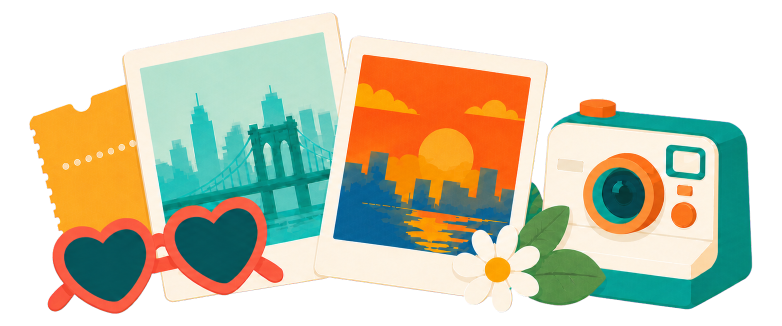
#> input picture assets/illustrations/journal-memory-divider.png, 1563 x 652 px, given in place of completed-stamp-reference.png, which was not available (shown at 1/2 size)
$ python build_completed_stamp.py
#> lines starting #> are read from the running program, lines starting #| are printed output that depends on the picture; pictures that were not available may be replaced by others from this repository, and a replacement may not be noted
from pathlib import Path

from PIL import Image


ILLUSTRATIONS = Path(__file__).resolve().parents[1]
SOURCE = ILLUSTRATIONS / "overlays/sources/completed-stamp-reference.png"
OUTPUT = ILLUSTRATIONS / "overlays/completed-stamp.png"
MOBILE_OUTPUT = ILLUSTRATIONS / "overlays/completed-stamp-256.png"


def remove_white(image):
    image = image.convert("RGBA")
#> image is the input picture: PIL image 1563x652 RGBA; mean R, G, B, A 107.3, 107, 84.6, 158.8
    output = Image.new("RGBA", image.size)
#> output: PIL image 1563x652 RGBA; every value is 0
    source, destination = image.load(), output.load()
    for y in range(image.height):
        for x in range(image.width):
            r, g, b, _ = source[x, y]
            distance = max(255 - r, 255 - g, 255 - b)
            t = max(0.0, min(1.0, (distance - 10.0) / 52.0))
            alpha = t * t * (3.0 - 2.0 * t)
            if alpha <= 0.002:
                continue
            rgb = tuple(max(0, min(255, round((value - (1 - alpha) * 255) / alpha)))
                        for value in (r, g, b))
            destination[x, y] = rgb + (round(255 * alpha),)
    return output


stamp = remove_white(Image.open(SOURCE))
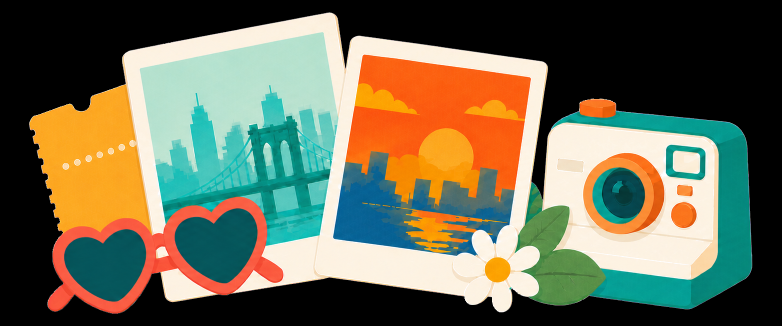
#> stamp: PIL image 1563x652 RGBA (shown at 1/2 size); mean R, G, B, A 104.9, 100.1, 71.1, 225.1; transparent parts drawn white
stamp = stamp.crop(stamp.getchannel("A").getbbox())
stamp = stamp.rotate(45, resample=Image.Resampling.BICUBIC, expand=True)
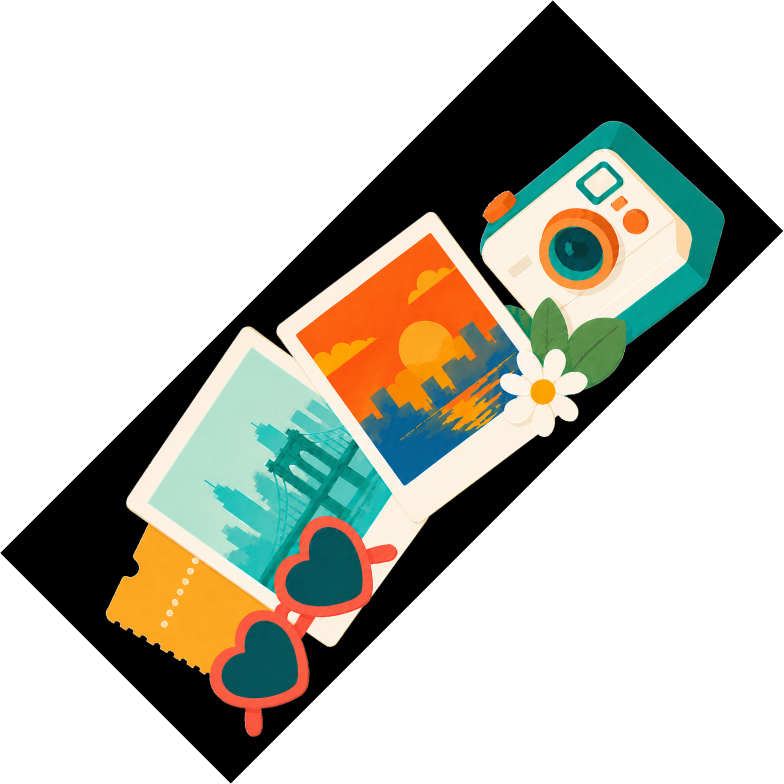
#> stamp: PIL image 1567x1568 RGBA (shown at 1/2 size); mean R, G, B, A 43.5, 41.6, 29.6, 93.3; transparent parts drawn white
stamp = stamp.crop(stamp.getchannel("A").getbbox())
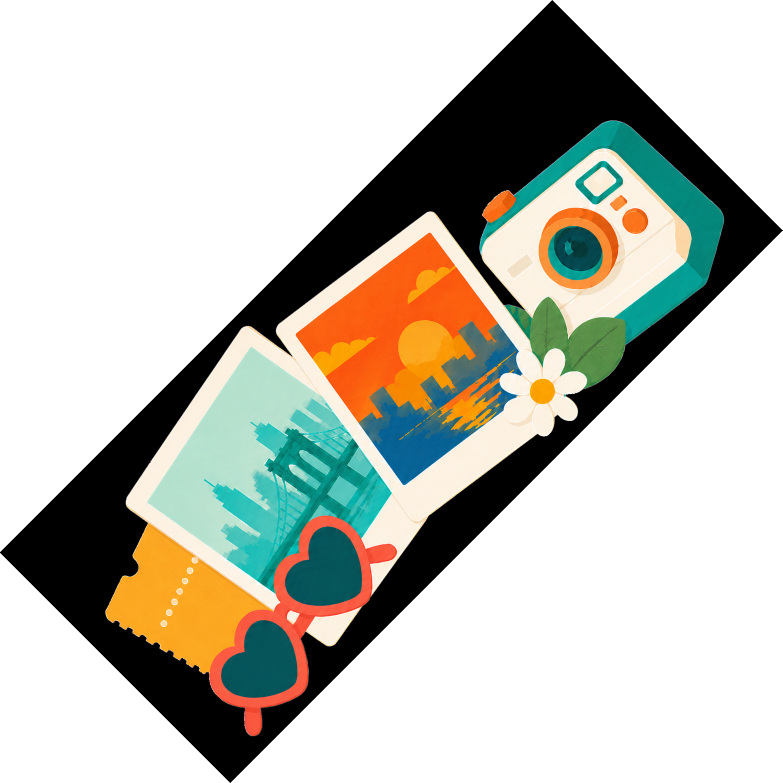
#> stamp: PIL image 1565x1566 RGBA (shown at 1/2 size); mean R, G, B, A 43.6, 41.7, 29.7, 93.5; transparent parts drawn white

canvas_size = 1024
target = round(canvas_size * 0.88)
scale = target / max(stamp.size)
#> scale = 0.575
size = tuple(round(value * scale) for value in stamp.size)
#> size = (900, 901)
stamp = stamp.resize(size, Image.Resampling.LANCZOS)
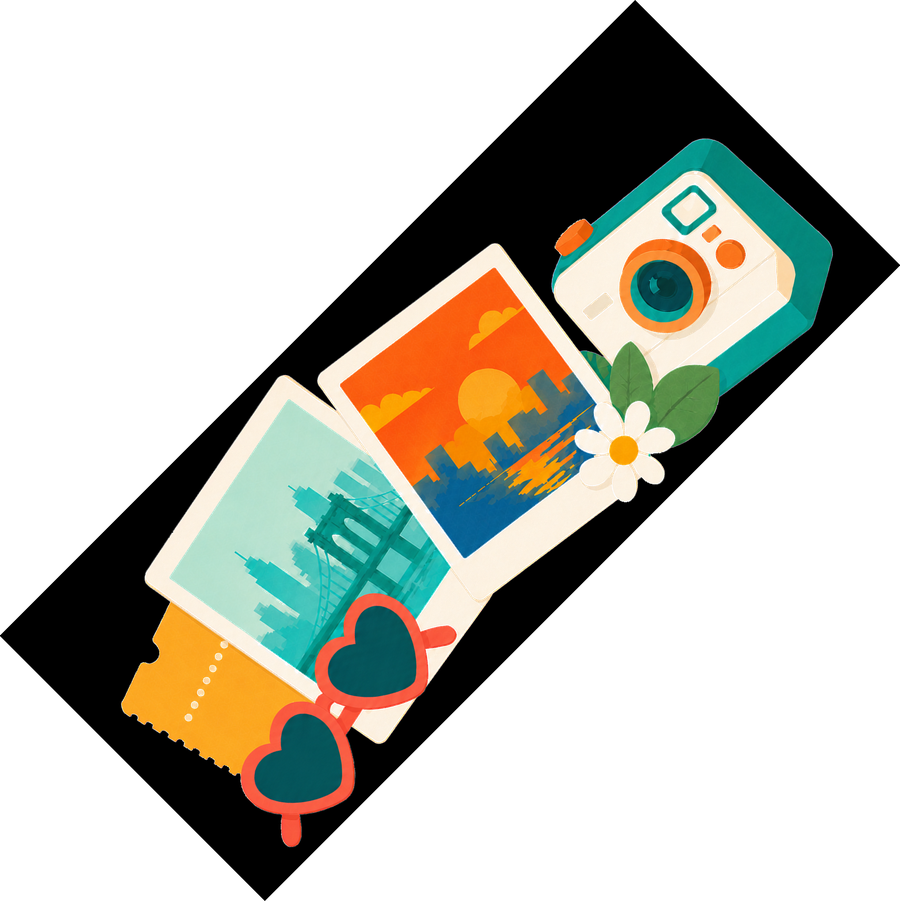
#> stamp: PIL image 900x901 RGBA; mean R, G, B, A 43.9, 42, 30, 93.5; transparent parts drawn white
canvas = Image.new("RGBA", (canvas_size, canvas_size))
#> canvas: PIL image 1024x1024 RGBA; every value is 0
canvas.alpha_composite(stamp, ((canvas_size - size[0]) // 2, (canvas_size - size[1]) // 2))
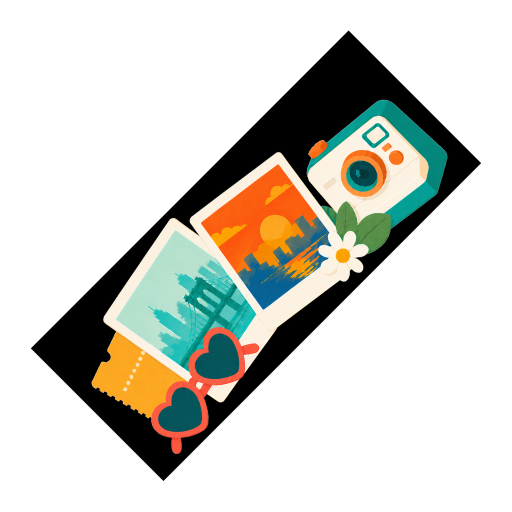
#> canvas: PIL image 1024x1024 RGBA (shown at 1/2 size); mean R, G, B, A 34, 32.5, 23.2, 72.3; transparent parts drawn white
canvas.save(OUTPUT, optimize=True)
canvas.resize((256, 256), Image.Resampling.LANCZOS).save(MOBILE_OUTPUT, optimize=True)
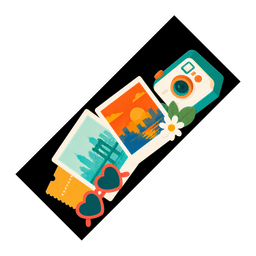
#> saved as completed-stamp-256.png: PIL image 256x256 RGBA; mean R, G, B, A 33.9, 32.8, 23.5, 72.1; transparent parts drawn white

print(OUTPUT)
print(MOBILE_OUTPUT)
